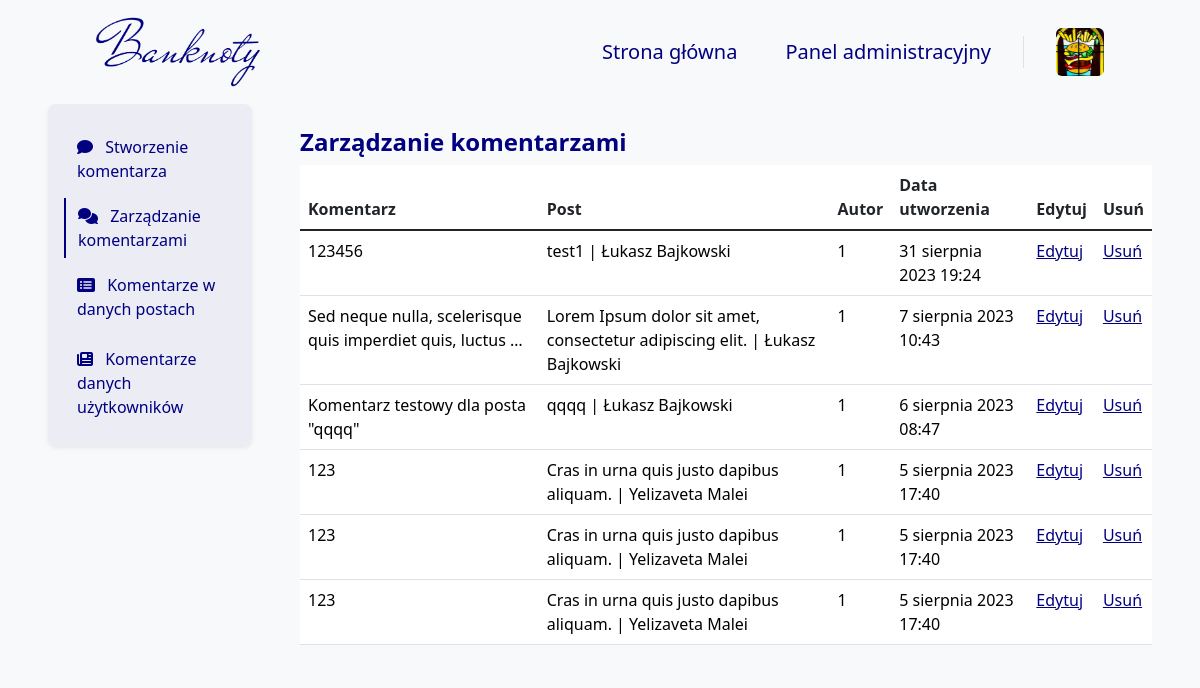
/comment/AdminPanel/ (signed in), run on the app's committed database.
### blog/models.py (models this page shows, shortened)
class Author(models.Model):
    user = models.OneToOneField(User, on_delete=models.CASCADE, verbose_name="Użytkownik")
    bio = models.TextField(
        validators=[validate_bio],
        verbose_name="O autorze", help_text="Krótka informacja o autorze, maksymalnie 512 znaków.")
    profile_pic = models.ImageField(
        null=False, blank=False,
        upload_to="images/profile/",
        verbose_name="Zdjęcie profilowe")
    author_quote = models.TextField(null=False,
                                    blank=False,
                                    validators=[validate_author_quote],
                                    verbose_name='Cytat autora',
                                    help_text="Krótkie motto autora, maksymalnie 128 znaków.")
    author_function = models.TextField(null=False,
                                       blank=False,
                                       validators=[validate_author_function],
                                       verbose_name='Stanowisko autora',
                                       help_text="Nazwa funkcji jaką pełni autor.")
    author_url = models.URLField(null=True, blank=True, verbose_name="URL do strony użytkowanika")
    pinterest_url = models.URLField(
        validators=[validate_pinterest],
        null=True, blank=True, verbose_name="URL do Pinteresta")
    facebook_url = models.URLField(
        validators=[validate_facebook],
        null=True, blank=True, verbose_name="URL do Facebooka")
    twitter_url = models.URLField(
        validators=[validate_twitter],
        null=True, blank=True, verbose_name="URL do Twittera")
    instagram_url = models.URLField(
        validators=[validate_instagram],
        null=True, blank=True, verbose_name="URL do Instagrama")
    def is_profile_pic(self):
        if self.profile_pic:
            return True
        else:
            return False
    is_profile_pic.boolean = True
    is_profile_pic.short_description = 'Profile picture'
    def is_author_url(self):
        if self.author_url:
            return True
        else:
            return False
    is_author_url.boolean = True
    is_author_url.short_description = 'Author page'
    def is_pinterest_url(self):
        if self.pinterest_url:
            return True
        else:
            return False
    is_pinterest_url.boolean = True
    is_pinterest_url.short_description = 'Pinterest page'
    def is_twitter_url(self):
        if self.twitter_url:
            return True
        else:
            return False
    is_twitter_url.boolean = True
    is_twitter_url.short_description = 'Twitter page'
    def is_facebook_url(self):
        if self.facebook_url:
            return True
        else:
            return False
    is_facebook_url.boolean = True
    is_facebook_url.short_description = 'Facebook page'
    def is_instagram_url(self):
        if self.instagram_url:
            return True
        else:
            return False
    is_instagram_url.boolean = True
    is_instagram_url.short_description = 'Instagram page'

class Comment(models.Model):
    blog = models.ForeignKey(Blog, on_delete=models.CASCADE, verbose_name='Wpis')
    content = models.TextField(validators=[validate_content], verbose_name="Komentarz")
    date_posted = models.DateTimeField(auto_now_add=True, verbose_name="Data publikacji")
    author = models.ForeignKey(settings.AUTH_USER_MODEL, on_delete=models.CASCADE, null=True, verbose_name="Autor")

class Blog(models.Model):
    title = models.TextField(validators=[validate_title], verbose_name="Tytuł")
    content = RichTextField(verbose_name="Treść")
    introduction = models.TextField(validators=[validate_introduction], verbose_name="Wstęp", null=True)
    background = models.ImageField(
        null=False,
        blank=False,
        upload_to="images/post/",
        verbose_name="Tło wpisu")
    date_posted = models.DateTimeField(auto_now_add=True, verbose_name="Data publikacji")
    date_edited = models.DateTimeField(auto_now=True, verbose_name="Data ostatniej edycji")
    author = models.ForeignKey(Author, on_delete=models.CASCADE, verbose_name="Autor")
    favorite = models.BooleanField(null=False, blank=False, default=False, verbose_name='Czy wyróżnić post?')
    category = models.ManyToManyField(Category, max_length=256, blank=False, verbose_name="Kategorie",
                                      help_text="Wyświetlą się maksymalnie trzy kategorie")
    publiction_status = models.BooleanField(null=False, blank=False, default=False, verbose_name="Czy opublikować post?")
    def __str__(self):
        if self.author.user.first_name and self.author.user.last_name:
            return f"{self.title} | {self.author.user.first_name} {self.author.user.last_name}"
        else:
            return f"{self.title} | {str(self.author).capitalize()}"
    def is_backgroud(self):
        if self.background:
            return True
        else:
            return False
    is_backgroud.boolean = True
    is_backgroud.short_description = 'Background picture'
    def is_publiction_status(self):
        if self.publiction_status:
            return True
        else:
            return False
    is_publiction_status.boolean = True
    is_publiction_status.short_description = 'Publication status'

### blog/views_admin/content/comment/comment_views.py (the view)
# urls.py: path('comment/AdminPanel/', comment_manage_admin_panel_view, name='comment_admin_panel'),
@superuser_required
def comment_manage_admin_panel_view(request):
    comment = Comment.objects.all().order_by('-date_posted')
    context = get_paginated_context(request, comment, 10)
    return render(
        request,
        'AdminTemplates/Content/Comment/CommentMangeAdmin.html',
        context
    )

### blog/views.py (called while the page is built)
def get_paginated_context(request, queryset, items_per_page=10):
    paginator = Paginator(queryset, items_per_page)
    page_number = request.GET.get('page')
    page_obj = paginator.get_page(page_number)
    context = {
        'page_obj': page_obj,
    }
    return context

### templates/AdminTemplates/Content/Comment/CommentMangeAdmin.html (shortened to what this page needs)
{% extends 'base.html' %}
{% block navbar %}
    {% include 'Navbar/NavbarAdmin.html' %}
{% endblock %}
{% block content %}
    <div class="container-fluid">
        <div class="row">
            <div class="col-12 col-lg-3 px-5 px-lg-5 mx-auto bg-body-tertiary">
                {% include 'AdminTemplates/Content/Comment/Elements/Navigation.html' %}
            </div>
            <div class="col-12 col-lg-9 px-5 px-lg-0 pe-lg-5 pt-4 pt-lg-3 mx-auto bg-body-tertiary mt-2">
                <h4 class="mb-0 pb-2 fw-bold text-navy">
                    Zarządzanie komentarzami
                </h4>
                {% include 'AdminTemplates/Content/Comment/Elements/Table/Comment.html' %}
            </div>
        </div>
    </div>
{% endblock %}

### templates/Navbar/Elements/DropdownUserSmallScreen.html
<a class="ms-4 nav-user" role="button" data-bs-toggle="dropdown" data-bs-auto-close="outside"
   aria-expanded="false">
    {% if user.author %}
        <img class="card-photo rounded nav-user-img" src="{{ user.author.profile_pic.url }}" alt="">
    {% else %}
        <img class="card-photo rounded nav-user-img" src="{{ user.user.profile_pic.url }}" alt="">
    {% endif %}
</a>

### templates/AdminTemplates/Content/Comment/Elements/Table/Comment.html
<table class="table table-hover">
    <thead>
    <tr>
        <th scope="col">Komentarz</th>
        <th scope="col">Post</th>
        <th scope="col">Autor</th>
        <th scope="col">Data utworzenia</th>
        <th scope="col">Edytuj</th>
        <th scope="col">Usuń</th>
    </tr>
    </thead>
    <tbody class="table-group-divider">
    {% for comment in page_obj %}
        <tr>
            <td>
                <a class="admin_panel_link" href="{% url 'comment_detail_admin_panel' comment.pk %}">
                    {{ comment.content|truncatewords:8 }}
                </a>
            </td>
            <td>
                <a class="admin_panel_link" href="{% url 'comment_detail_admin_panel' comment.pk %}">
                    {{ comment.blog }}
                </a>
            </td>
            <td>
                <a class="admin_panel_link" href="{% url 'comment_detail_admin_panel' comment.pk %}">
                    {{ comment.author }}
                </a>
            </td>
            <td>
                <a class="admin_panel_link" href="{% url 'comment_detail_admin_panel' comment.pk %}">
                    {{ comment.date_posted }}
                </a>
            </td>
            <td>
                <a class="admin_panel_edit_link" href="{% url 'comment_edit_admin_panel' comment.pk %}">
                    Edytuj
                </a>
            </td>
            <td>
                <a class="admin_panel_edit_link"
                   href="{% url 'comment_delete_admin_panel' comment.pk %}">
                    Usuń
                </a>
            </td>
        </tr>
    {% endfor %}
    </tbody>
</table>

### blog/static/css/style.css (style rules this page uses)
.card-photo { aspect-ratio: 1/1 !important; width: 100%; max-height: 400px; object-fit: cover; object-position: center; }
::placeholder { color: navy !important; opacity: 1; }
.admin_panel_link:link { text-decoration: none !important; color: black; }
.admin_panel_edit_link { color: navy; }

### blog/static/css/Authors.css (style rules this page uses)
.text-navy { color: navy; }

### blog/static/css/Author.css (style rules this page uses)
.text-navy { color: navy; }

### blog/static/css/Navbar.css (style rules this page uses)
.nav-user { line-height: 32px; }
.nav-user-img { height: 48px; width: 48px; }

### data on the page
Comment: content "123456", blog "test1 | Łukasz Bajkowski", author "1", date_posted "31 sierpnia 2023 19:24"
Comment: content "Sed neque nulla, scelerisque quis imperdiet quis, luctus …", blog "Lorem Ipsum dolor sit amet, consectetur adipiscing elit. | Łukasz Bajkowski", author "1", date_posted "7 sierpnia 2023 10:43"
Comment: content "Komentarz testowy dla posta \"qqqq\"", blog "qqqq | Łukasz Bajkowski", author "1", date_posted "6 sierpnia 2023 08:47"
Comment: content "123", blog "Cras in urna quis justo dapibus aliquam. | Yelizaveta Malei", author "1", date_posted "5 sierpnia 2023 17:40"
Comment: content "123", blog "Cras in urna quis justo dapibus aliquam. | Yelizaveta Malei", author "1", date_posted "5 sierpnia 2023 17:40"
Comment: content "123", blog "Cras in urna quis justo dapibus aliquam. | Yelizaveta Malei", author "1", date_posted "5 sierpnia 2023 17:40"
